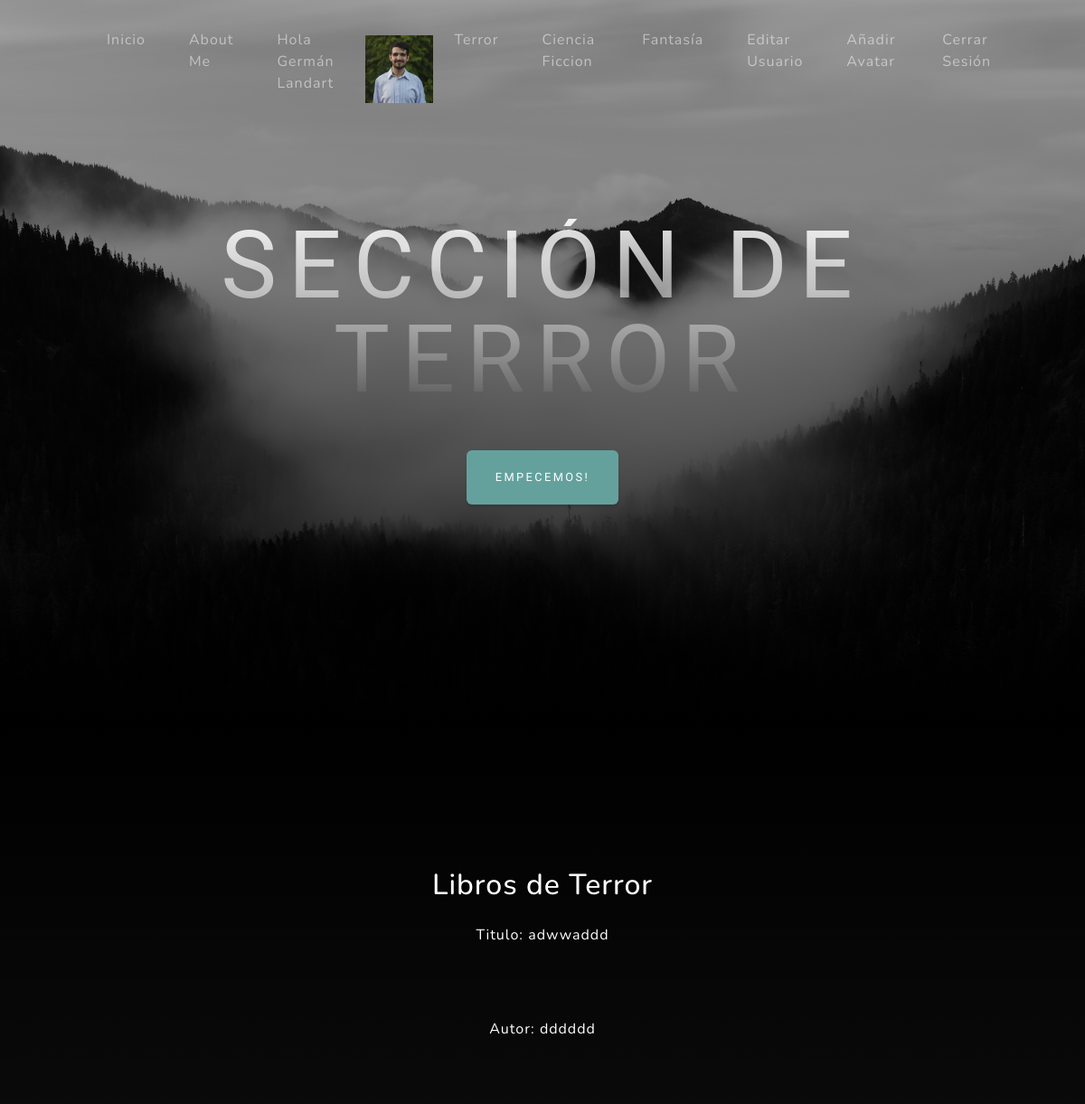
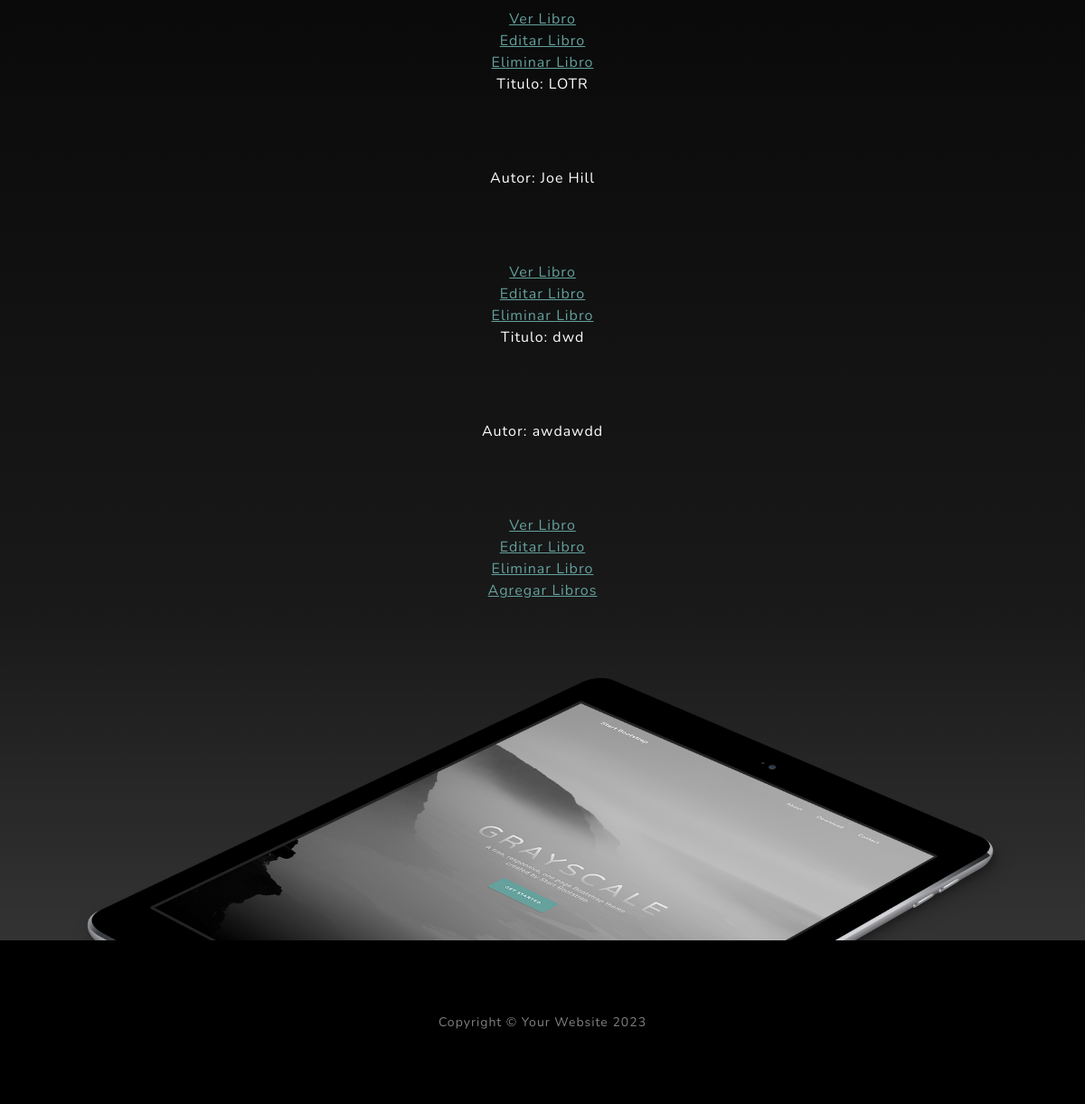
The page /AppCoder/terror/list/ (signed in) on the database its author committed (2 pictures, top to bottom).
### AppCoder/models.py (models this page shows, shortened)
class Avatar(models.Model):
    usuario = models.ForeignKey(User, on_delete=models.CASCADE)
    imagen = models.ImageField(upload_to="avatares", null=True, blank=True)

class Terror(models.Model):
    libro = models.CharField(max_length=60)
    autor = models.CharField(max_length=60)
    year = models.IntegerField(null=True, blank=True)
    imagen = models.ImageField(null=True, blank=True, upload_to= "imagenes" )
    descripcion = models.TextField(null=True, blank=True)
    usuario = models.ForeignKey(User, on_delete=models.CASCADE, null=True, blank=True)

### AppCoder/views.py (the view)
# urls.py: path("terror/list/", ListaTerror.as_view(), name="TerrorLeer"),
class ListaTerror(LoginRequiredMixin, ListView):
    model = Terror

### AppCoder/templates/AppCoder/terror_list.html
{% extends "AppCoder/padre.html" %}
{% load static %}
{% block titulo %}
SECCIÓN DE TERROR
{% endblock %}
{% block titulo2 %}
Empecemos!
{% endblock %}
{% block descripcion %}
Libros de Terror
{% endblock %}
{% block form %}
{% for terror in object_list %}
<p>Titulo: {{terror.libro}}</p>
<p>Autor: {{terror.autor}}</p>
<a href="{% url 'TerrorDetalle' terror.id %}"> Ver Libro  </a>
<br>
<a href="{% url 'TerrorActualizar' terror.id %}"> Editar Libro  </a>
<br>
<a href="{% url 'TerrorBorrar' terror.id %}"> Eliminar Libro  </a>
<br>
{% endfor  %}
<a href="{% url 'TerrorCrear' %}"> Agregar Libros  </a>
{% endblock %}

### AppCoder/templates/AppCoder/padre.html (shortened to what this page needs)
<!DOCTYPE html>
<html lang="en">
    <head>
        {% load static %}
        <link href="{% static 'AppCoder/css/styles.css' %}" rel="stylesheet" />
    </head>
    <body id="page-top">
        <nav class="navbar navbar-expand-lg navbar-light fixed-top" id="mainNav">
            <div class="container px-4 px-lg-5">
                <div class="collapse navbar-collapse" id="navbarResponsive">
                    <ul class="navbar-nav ms-auto">
                        <li class="nav-item"><a class="nav-link" href="{% url 'Inicio' %}">Inicio</a></li>
                        <li class="nav-item"><a class="nav-link" href="{% url 'About' %}">About Me</a></li>
                        {% if request.user.is_authenticated %}
                        <li class="nav-item" style="display: flex; align-items: center;">
                        <p class="nav-link" style="color: rgba(255, 255, 255, 0.5);">Hola {{user.first_name}} {{user.last_name}}</p>
                        {% with user.avatar_set.first as miAvatar %}
                        {% if miAvatar  %}
                        <img src="{{miAvatar.imagen.url}}" alt="No encontró la imagen" width="75" height="75">
                        {% endif %}
                        {% endwith %}
                        <li class="nav-item"><a class="nav-link" href="{% url 'TerrorLeer' %}">Terror</a></li>
                        <li class="nav-item"><a class="nav-link" href="{% url 'CienciaFiccionLeer' %}">Ciencia Ficcion</a></li>
                        <li class="nav-item"><a class="nav-link" href="{% url 'FantasiaLeer' %}">Fantasía</a></li>
                        <li class="nav-item"><a class="nav-link" href="{% url 'EditarUsuario' %}">Editar Usuario</a></li>
                        <li class="nav-item"><a class="nav-link" href="{% url 'Avatar' %}">Añadir Avatar</a></li>
                        <li class="nav-item"><a class="nav-link" href="{% url 'Logout' %}">Cerrar Sesión</a></li>
                        {% else %}
                        <li class="nav-item"><a class="nav-link" href="{% url 'SignUp' %}">Registrarse</a></li>
                        <li class="nav-item"><a class="nav-link" href="{% url 'Login' %}">Iniciar Sesión</a></li>
                        {% endif %}
                    </ul>
                </div>
            </div>
        </nav>
        <header class="masthead">
            <div class="container px-4 px-lg-5 d-flex h-100 align-items-center justify-content-center">
                <div class="d-flex justify-content-center">
                    <div class="text-center">
                        <h1 class="mx-auto my-0 text-uppercase">
                        {% block titulo %}
                        {% endblock %}
                        </h1>
                        <a class="btn btn-primary" href="#bajar">
                            {% block titulo2 %}
                            {% endblock %}
                        </a>
                    </div>
                </div>
            </div>
        </header>
        <section class="about-section text-center" id="bajar">
            <div class="container px-4 px-lg-5">
                <div class="row gx-4 gx-lg-5 justify-content-center">
                    <div class="col-lg-8">
                        <h2 class="text-white mb-4">
                            {% block descripcion %}
                            {% endblock %}
                        </h2>
                        <font color="white"font>
                        {% block form %}
                        {% endblock %}
                    </div>
                </div>
                <img class="img-fluid" src="{% static 'AppCoder/assets/img/ipad.png' %}" alt="..." />
            </div>
        </section>
        <footer class="footer bg-black small text-center text-white-50"><div class="container px-4 px-lg-5">Copyright &copy; Your Website 2023</div></footer>
    </body>
</html>

### rows shown on the page
Avatar: imagen (picture)
Terror: libro "adwwaddd", autor "dddddd"
Terror: libro "LOTR", autor "Joe Hill"
Terror: libro "dwd", autor "awdawdd"

### other values the page prints
{{ user.first_name }} "Germán"
{{ user.last_name }} "Landart"
